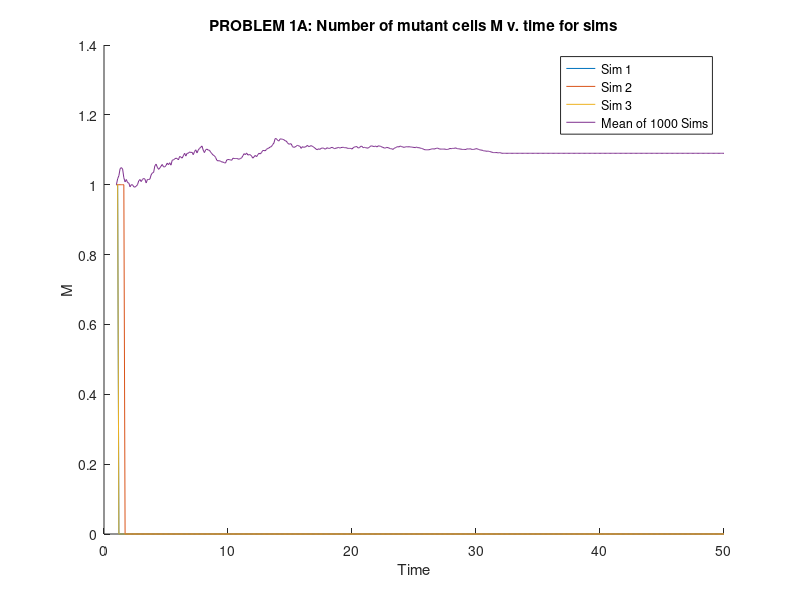
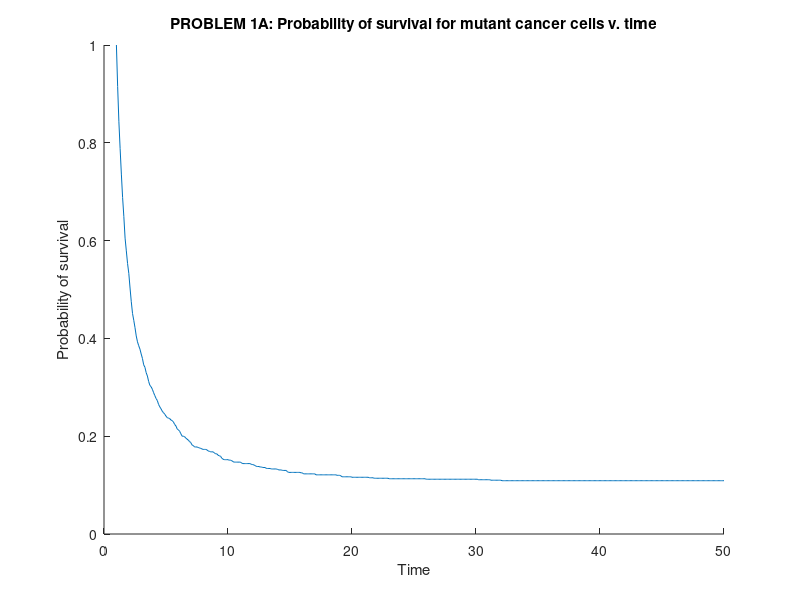
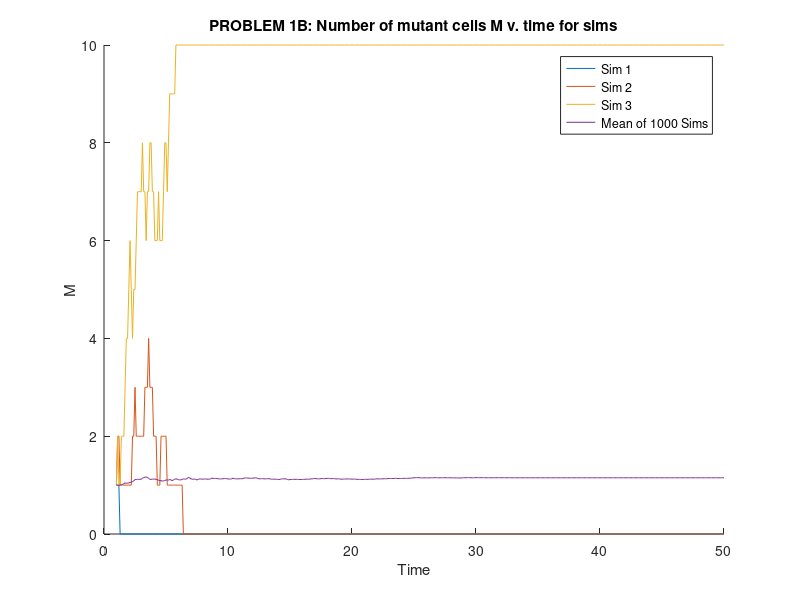
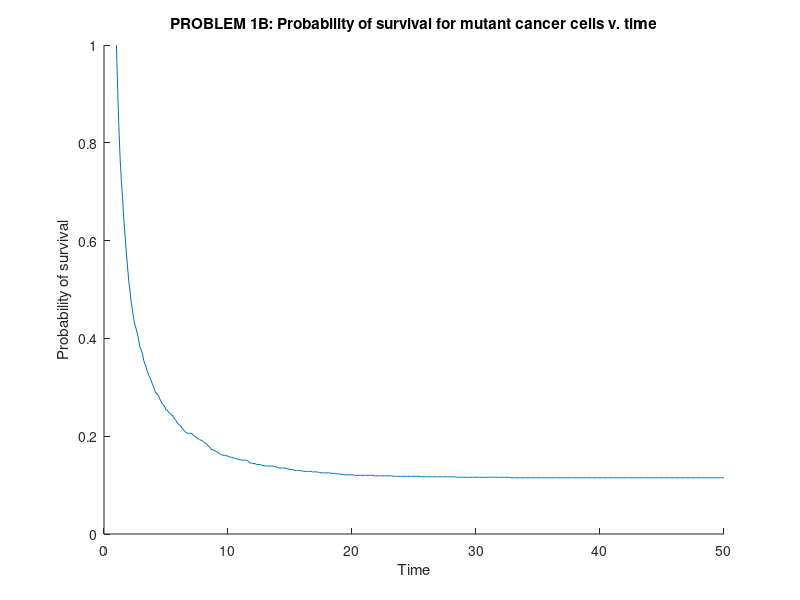

Here is the MATLAB script that generated these plots, in order: (Note: this script raises an error after producing the figures.)
close all
clc

%% Problem 1: Moran model with no selection (DEMO)
disp('PROBLEM 1')
clear

%% Problem 1, Part A
% initializing parameters
N = 10;
t0 = 1; % day
dt = t0/N;
tf = 50;
tspan = 1:dt:tf;
Nsim = 1000;
n_mutants = zeros(length(tspan), Nsim);

% simulate model
for i = 1:Nsim
    cells = zeros(N,1);
    cells(randi(N)) = 1;
    n_mutants(1, i) = 1;
   
    for j = 2:length(tspan)
        r = randi(N, 2, 1);
        cells(r(1)) = cells(r(2));
        n_mutants(j, i) = sum(cells);
       
        if n_mutants(j, i) == 0
            break
        elseif n_mutants(j, i) == N
            n_mutants(j+1:length(tspan), i) = N;
        end
    end
end

m_mutants = mean(n_mutants, 2);
prob_survival = sum(n_mutants(:,:)' > 0)/Nsim;
prob_survival_tf = prob_survival(end);

figure(1)
hold on
plot(tspan, n_mutants(:, 1:3))
plot(tspan, m_mutants)
xlabel('Time')
ylabel('M')
legend('Sim 1','Sim 2', 'Sim 3', 'Mean of 1000 Sims')
title('PROBLEM 1A: Number of mutant cells M v. time for sims')

figure(2)
hold on
plot(tspan, prob_survival)
xlabel('Time')
ylabel('Probability of survival')
title('PROBLEM 1A: Probability of survival for mutant cancer cells v. time')

fprintf("Probability of mutant survival at final time: %.3f\n", prob_survival_tf)

%% Problem 1, Part B
N = 10;
t0 = 1;
dt = t0/N;
tf = 50;
tspan = 1:dt:tf;
Nsim = 1000;
n_mutants = zeros(length(tspan), Nsim);

for i = 1:Nsim
    n_mutants(1, i) = 1;
    for j = 2:length(tspan)
        prob_increase = n_mutants(j-1, i)/N * (1-n_mutants(j-1, i)/N);
        prob_decrease = n_mutants(j-1, i)/N * (1-n_mutants(j-1, i)/N);
       
        r = rand;
        if r <= prob_increase
            n_mutants(j, i) = n_mutants(j-1, i)+1;
        elseif r<= prob_increase + prob_decrease
            n_mutants(j, i) = n_mutants(j-1, i)-1;
        else
            n_mutants(j, i) = n_mutants(j-1, i);
        end
       
        if n_mutants(j, i) ==0
            break
        elseif n_mutants(j, i) == N
            n_mutants(j+1:length(tspan), i) = N;
            break
        end
    end
end

m_mutants = mean(n_mutants, 2);
prob_survival = sum(n_mutants(:,:)' > 0)/Nsim;
prob_survival_tf = prob_survival(end);

figure(3)
hold on
plot(tspan, n_mutants(:, 1:3))
plot(tspan, m_mutants)
xlabel('Time')
ylabel('M')
legend('Sim 1','Sim 2', 'Sim 3', 'Mean of 1000 Sims')
title('PROBLEM 1B: Number of mutant cells M v. time for sims')

figure(4)
hold on
xlabel('Time')
ylabel('Probability of survival')
plot(tspan, prob_survival)
title('PROBLEM 1B: Probability of survival for mutant cancer cells v. time')

fprintf("Probability of mutant survival at final time: %.3f\n", prob_survival_tf)


%% Problem 2: Moran model with selection
disp('PROBLEM 2')
clear

%% Problem 2, Part A
N = 10;
t0 = 1;
dt = t0/N;
tf = 150;
tspan = 1:dt:tf;
Nsim = 1000;
n_mutants = zeros(length(tspan), Nsim);

s = 0.05;

for i = 1:Nsim
    n_mutants(1, i) = 1;
    for j = 2:length(tspan)
        prob_increase = (1+s) * n_mutants(j-1, i)/N * (1-n_mutants(j-1, i)/N);
        prob_decrease = n_mutants(j-1, i)/N * (1-n_mutants(j-1, i)/N);
       
        r = rand;
        if r <= prob_increase
            n_mutants(j, i) = n_mutants(j-1, i)+1;
        elseif r<= prob_increase + prob_decrease
            n_mutants(j, i) = n_mutants(j-1, i)-1;
        else
            n_mutants(j, i) = n_mutants(j-1, i);
        end
       
        if n_mutants(j, i) ==0
            break
        elseif n_mutants(j, i) == N
            n_mutants(j+1:length(tspan), i) = N;
            break
        end
    end
end

m_mutants = mean(n_mutants, 2);
prob_survival = sum(n_mutants(:,:)' > 0)/Nsim;
prob_survival_tf = prob_survival(end);

figure(5)
hold on
plot(tspan, n_mutants(:, 1:3))
plot(tspan, m_mutants)
xlabel('Time')
ylabel('M')
legend('Sim 1', 'Sim 2', 'Sim 3', 'Mean of 1000 Sims')
title('PROBLEM 2A: Number of mutant cells M v. time for sims')

figure(6)
hold on
xlabel('Time')
ylabel('Probability of survival')
plot(tspan, prob_survival)
title('PROBLEM 2A: Probability of survival for mutant cancer cells v. time')

fprintf("Probability of mutant survival at final time: %.3f\n", prob_survival_tf)

%% Problem 2, Part B
N = 10;
t0 = 1;
g = log10(2)/t0;
s = 0.05;
M0 = 1;
tf = 150;

p = [g, s, N];
[t, M] = ode45(@(t, M) ode2B(t, M, p), [t0 tf], M0);

M_mean = mean(M)
M_150 = M(end)

figure(7)
hold on
plot(t, M, '-b', LineWidth=1.5)
xlabel('Time')
ylabel('M')
title('PROBLEM 2B: Number of mutant cells M v. time using ode45')


%% Problem 2, Part C
N = 100;
t0 = 1;
dt = t0/N;
tf = 150;
tspan = 1:dt:tf;
Nsim = 1000;
n_mutants = zeros(length(tspan), Nsim);

s = 0.05;

for i = 1:Nsim
    n_mutants(1, i) = 1;
    for j = 2:length(tspan)
        prob_increase = (1+s) * n_mutants(j-1, i)/N * (1-n_mutants(j-1, i)/N);
        prob_decrease = n_mutants(j-1, i)/N * (1-n_mutants(j-1, i)/N);
       
        r = rand;
        if r <= prob_increase
            n_mutants(j, i) = n_mutants(j-1, i)+1;
        elseif r<= prob_increase + prob_decrease
            n_mutants(j, i) = n_mutants(j-1, i)-1;
        else
            n_mutants(j, i) = n_mutants(j-1, i);
        end
       
        if n_mutants(j, i) ==0
            break
        elseif n_mutants(j, i) == N
            n_mutants(j+1:length(tspan), i) = N;
            break
        end
    end
end

m_mutants = mean(n_mutants, 2);
prob_survival = sum(n_mutants(:,:)' > 0)/Nsim;
prob_survival_tf = prob_survival(end);

figure(8)
hold on
plot(tspan, n_mutants(:, 1:3))
plot(tspan, m_mutants)
xlabel('Time')
ylabel('M')
legend('Sim 1', 'Sim 2', 'Sim 3', 'Mean of 1000 Sims')
title('PROBLEM 2C: Number of mutant cells M v. time for sims')

figure(9)
hold on
xlabel('Time')
ylabel('Probability of survival')
plot(tspan, prob_survival)
title('PROBLEM 2C: Probability of survival for mutant cancer cells v. time')

fprintf("Probability of mutant survival at final time: %.3f\n", prob_survival_tf)

N = 100;
t0 = 1;
g = log10(2)/t0;
s = 0.05;
M0 = 1;
tf = 150;

p = [g, s, N];
[t, M] = ode45(@(t, M) ode2B(t, M, p), [t0 tf], M0);

M_mean = mean(M)
M_150 = M(end)

figure(10)
hold on
plot(t, M, '-b', LineWidth=1.5)
xlabel('Time')
ylabel('M')
title('PROBLEM 2C: Number of mutant cells M v. time using ode45')


%% Problem 3: Spatial Moran model
disp('PROBLEM 3')
clear

%% Problem 3, Part A
N = 10;
t0 = 1;
dt = t0/N;
tf = 50;
tspan = 1:dt:tf;
Nsim = 1000;

s = 0.05;

n_mutants = zeros(length(tspan), Nsim);

for i = 1:Nsim
    lattice = zeros(1, N);
    lattice(1, randi(N)) = 1;
    n_mutants(1, Nsim) = 1;

    for j = 2:length(tspan)

        idx = randi(N);

        if idx ~= 1 && idx ~= N
            neighbors = [idx-1, idx+1];
            if lattice(neighbors(1)) == 1
                prob = (1+s)/(2+s);
            else
                prob =  1/(2+s);
            end

            if rand < prob
                lattice(idx) = lattice(neighbors(1));
            else
                lattice(idx) = lattice(neighbors(2));
            end

        elseif idx == 1
            lattice(idx) = lattice(idx+1);
        elseif idx == N
            lattice(idx) = lattice(idx-1);
        end
        
        n_mutants(j, i) = sum(lattice);

        if n_mutants(j, i) == 0
            break
        elseif n_mutants(j, i) == N
            n_mutants(j+1:length(tspan), i) = N;
            break
        end
    end
end

m_mutants = mean(n_mutants, 2);
prob_survival = sum(n_mutants(:,:)' > 0)/Nsim;
prob_survival_tf = prob_survival(end);

figure(11)
hold on
plot(tspan, n_mutants(:, 1:3))
plot(tspan, m_mutants)
xlabel('Time')
ylabel('M')
legend('Sim 1', 'Sim 2', 'Sim 3', 'Mean of 1000 Sims')
title('PROBLEM 3A: Number of mutant cells M v. time for sims')

figure(12)
hold on
xlabel('Time')
ylabel('Probability of survival')
plot(tspan, prob_survival)
title('PROBLEM 3A: Probability of survival for mutant cancer cells v. time')

fprintf("Probability of mutant survival at final time: %.3f\n", prob_survival_tf)

%% Problem 3, Part B
N = 100;
t0 = 1;
dt = t0/N;
tf = 50;
tspan = 1:dt:tf;
Nsim = 1000;

s = 0.05;

n_mutants = zeros(length(tspan), Nsim);

for i = 1:Nsim
    lattice = zeros(1, N);
    lattice(1, randi(N)) = 1;
    n_mutants(1, Nsim) = 1;

    for j = 2:length(tspan)

        idx = randi(N);

        if idx ~= 1 && idx ~= N
            neighbors = [idx-1, idx+1];
            if lattice(neighbors(1)) == 1
                prob = (1+s)/(2+s);
            else
                prob =  1/(2+s);
            end

            if rand < prob
                lattice(idx) = lattice(neighbors(1));
            else
                lattice(idx) = lattice(neighbors(2));
            end

        elseif idx == 1
            lattice(idx) = lattice(idx+1);
        elseif idx == N
            lattice(idx) = lattice(idx-1);
        end
        
        n_mutants(j, i) = sum(lattice);

        if n_mutants(j, i) == 0
            break
        elseif n_mutants(j, i) == N
            n_mutants(j+1:length(tspan), i) = N;
            break
        end
    end
end

m_mutants = mean(n_mutants, 2);
prob_survival = sum(n_mutants(:,:)' > 0)/Nsim;
prob_survival_tf = prob_survival(end);

figure(13)
hold on
plot(tspan, n_mutants(:, 1:3))
plot(tspan, m_mutants)
xlabel('Time')
ylabel('M')
legend('Sim 1', 'Sim 2', 'Sim 3', 'Mean of 1000 Sims')
title('PROBLEM 3B: Number of mutant cells M v. time for sims')

figure(14)
hold on
xlabel('Time')
ylabel('Probability of survival')
plot(tspan, prob_survival)
title('PROBLEM 3B: Probability of survival for mutant cancer cells v. time')

fprintf("Probability of mutant survival at final time: %.3f\n", prob_survival_tf)

%% Problem 3, Part C
% No MATLAB code required.

%% Functions

% Problem 2
function dMdt = ode2B(t, M, p)
    g = p(1);
    s = p(2);
    N = p(3);

    g_av = ((M/N)*(1+s)*g) + (((N-M)/N)*g);
    dMdt = (g*M*(1+s)) - (g_av*M);
end
